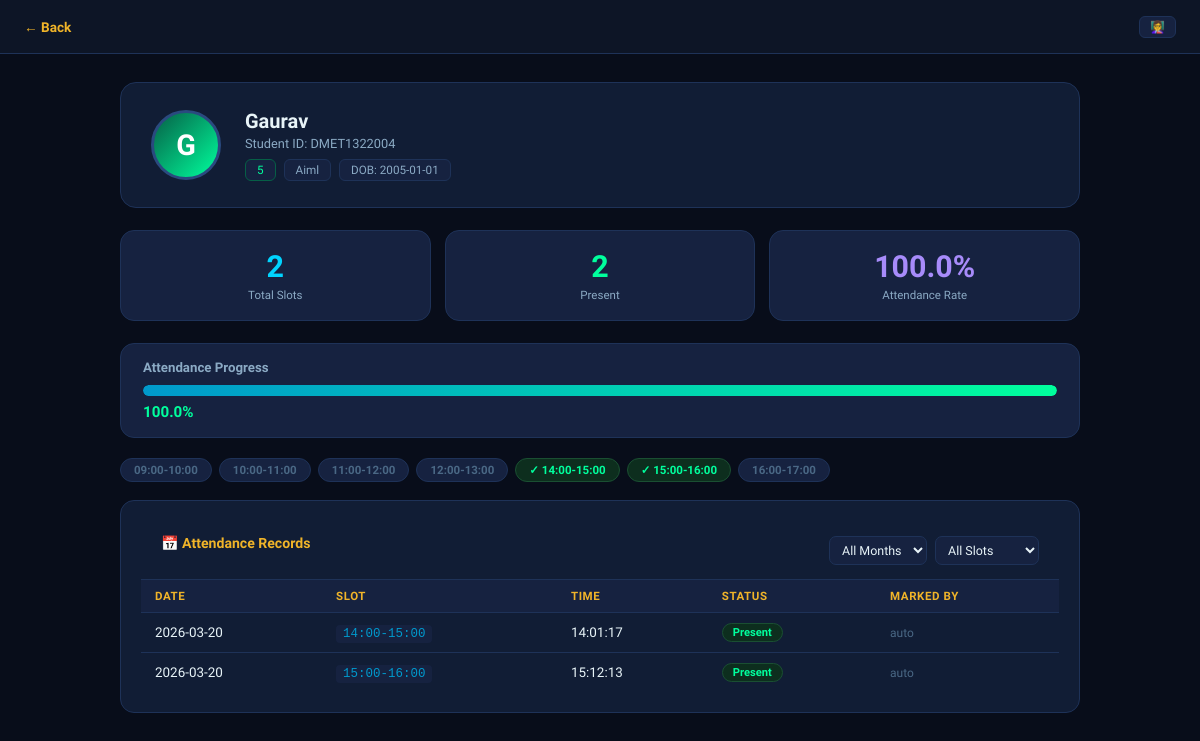
Screenshot of /teacher/student/DMET1322004 (signed in) with the database file from the repository.
### tables this page shows
CREATE TABLE students (
            id          INTEGER PRIMARY KEY AUTOINCREMENT,
            student_id  TEXT    UNIQUE NOT NULL,
            name        TEXT    NOT NULL,
            encoding    BLOB    NOT NULL,
            registered_at TIMESTAMP DEFAULT CURRENT_TIMESTAMP
        , class_branch TEXT NOT NULL DEFAULT '', dob TEXT NOT NULL DEFAULT '', photo_path TEXT DEFAULT '', class_name TEXT DEFAULT '', branch TEXT DEFAULT '');

CREATE TABLE attendance (
            id          INTEGER PRIMARY KEY AUTOINCREMENT,
            student_id  TEXT    NOT NULL,
            name        TEXT    NOT NULL,
            date        TEXT    NOT NULL,
            time        TEXT    NOT NULL,
            marked_at   TIMESTAMP DEFAULT CURRENT_TIMESTAMP, session TEXT NOT NULL DEFAULT 'Morning', status TEXT NOT NULL DEFAULT 'Present', slot TEXT NOT NULL DEFAULT '', marked_by TEXT DEFAULT 'auto',
            FOREIGN KEY (student_id) REFERENCES students(student_id)
        );

### app.py (the view)
@app.route("/teacher/student/<sid>")
@require_role("teacher", "admin")
def teacher_student_profile(sid):
    student = database.get_student_by_id(sid)
    if not student: return "Student not found", 404
    records     = database.get_student_attendance(sid)
    summary     = database.get_student_summary(sid)
    slots       = database.get_slots()
    today       = date.today().strftime("%Y-%m-%d")
    today_slots = {r.get("slot","") for r in records if r["date"] == today}
    months      = sorted({r["date"][:7] for r in records}, reverse=True)
    return render_template("teacher/student_profile.html",
        student      = student, records=records, summary=summary,
        slots        = slots,   today_slots=today_slots, months=months,
        teacher_name = session.get("name",""),
        back_url     = url_for("teacher_dashboard") if session.get("role")=="teacher"
                       else url_for("admin_dashboard"))

### app.py (called while the page is built)
def require_role(*roles):
    from functools import wraps
    def decorator(f):
        @wraps(f)
        def wrapped(*args, **kwargs):
            if "role" not in session or session["role"] not in roles:
                if request.headers.get("X-Requested-With") == "XMLHttpRequest" \
                   or request.is_json \
                   or request.method == "POST":
                    return jsonify({"ok": False, "msg": "Session expired. Please log in again."}), 401
                return redirect(url_for("login"))
            return f(*args, **kwargs)
        return wrapped
    return decorator

### database.py (called while the page is built)
def get_connection():
    os.makedirs("data", exist_ok=True)
    conn = sqlite3.connect(DB_PATH)
    conn.row_factory = sqlite3.Row
    return conn

def get_slots() -> list:
    s = get_all_settings()
    from datetime import datetime, timedelta
    fmt = "%H:%M"
    cur = datetime.strptime(s.get("day_start", "09:00"), fmt)
    end = datetime.strptime(s.get("day_end",   "17:00"), fmt)
    b_s = datetime.strptime(s.get("break_start","13:00"), fmt)
    b_e = datetime.strptime(s.get("break_end",  "14:00"), fmt)
    delta = timedelta(minutes=int(s.get("slot_duration", "60")))
    slots = []
    while cur < end:
        nxt = min(cur + delta, end)
        if cur >= b_e or nxt <= b_s:
            slots.append({"label": f"{cur.strftime(fmt)}-{nxt.strftime(fmt)}",
                          "start": cur.strftime(fmt), "end": nxt.strftime(fmt)})
        cur = nxt
    return slots

def get_all_settings() -> dict:
    conn = get_connection(); c = conn.cursor()
    c.execute("SELECT key,value FROM settings")
    rows = c.fetchall(); conn.close()
    return {r["key"]: r["value"] for r in rows}

def get_student_by_id(student_id) -> dict | None:
    conn = get_connection(); c = conn.cursor()
    c.execute("SELECT student_id,name,class_name,branch,dob,registered_at FROM students WHERE student_id=?",
              (str(student_id),))
    row = c.fetchone(); conn.close()
    return dict(row) if row else None

def get_student_attendance(student_id) -> list:
    conn = get_connection(); c = conn.cursor()
    c.execute("SELECT date,time,slot,status,marked_by FROM attendance WHERE student_id=? ORDER BY date DESC,slot",
              (str(student_id),))
    rows = c.fetchall(); conn.close(); return [dict(r) for r in rows]

### templates/teacher/student_profile.html (shortened to what this page needs)
<!DOCTYPE html>
<html lang="en">
<head>
<link rel="stylesheet" href="/static/css/shared.css">
</head>
<body>
<div class="topbar2">
  <a href="{{ back_url }}" class="back">← Back</a>
  <span style="background:var(--glass2);border:1px solid var(--border);border-radius:6px;
    padding:3px 10px;font-size:.75rem;color:var(--warning)">👩‍🏫 {{ teacher_name }}</span>
</div>
<div class="container">
  <div class="profile-card">
    <div class="avatar">{{ student.name[0]|upper }}</div>
    <div class="pi">
      <h2>{{ student.name }}</h2>
      <p>Student ID: {{ student.student_id }}</p>
      <div class="tags">
        {% if student.class_name %}<span class="tag a">{{ student.class_name }}</span>{% endif %}
        {% if student.branch %}<span class="tag">{{ student.branch }}</span>{% endif %}
        <span class="tag">DOB: {{ student.dob or '—' }}</span>
      </div>
    </div>
  </div>
  <div class="stats cols3">
    <div class="sc c-cyan"><div class="num">{{ summary.total }}</div><div class="lbl">Total Slots</div></div>
    <div class="sc c-green"><div class="num">{{ summary.present }}</div><div class="lbl">Present</div></div>
    <div class="sc c-purple"><div class="num">{{ summary.percentage }}%</div><div class="lbl">Attendance Rate</div></div>
  </div>
  <div class="pbar-wrap">
    <h3>Attendance Progress</h3>
    <div class="pbar-track"><div class="pbar-fill" id="pb" style="width:0%"></div></div>
    <div class="pbar-lbl">{{ summary.percentage }}%</div>
  </div>
  {% if slots %}
  <div class="chips">
    {% for s in slots %}
    <div class="chip {{ 'hit' if s.label in today_slots else '' }}">
      {{ '✓ ' if s.label in today_slots else '' }}{{ s.label }}
    </div>
    {% endfor %}
  </div>
  {% endif %}
  <div class="card">
    <div class="ch">
      <h3>📅 Attendance Records</h3>
      <div style="display:flex;gap:8px">
        <select id="f-month" onchange="filterRows()" style="padding:5px 8px;background:var(--glass2);
          border:1px solid var(--border);border-radius:7px;color:var(--text);font-family:'Sora',sans-serif;font-size:.78rem;outline:none">
          <option value="">All Months</option>
        </select>
        <select id="f-slot" onchange="filterRows()" style="padding:5px 8px;background:var(--glass2);
          border:1px solid var(--border);border-radius:7px;color:var(--text);font-family:'Sora',sans-serif;font-size:.78rem;outline:none">
          <option value="">All Slots</option>
        </select>
      </div>
    </div>
    <div class="tbl-wrap"><table>
      <thead><tr><th style="color:var(--warning)">DATE</th><th style="color:var(--warning)">SLOT</th><th style="color:var(--warning)">TIME</th><th style="color:var(--warning)">STATUS</th><th style="color:var(--warning)">MARKED BY</th></tr></thead>
      <tbody id="rec-body">
        {% for rec in records %}
        <tr data-month="{{ rec.date[:7] }}" data-slot="{{ rec.slot or '' }}">
          <td>{{ rec.date }}</td>
          <td><span class="slot-code">{{ rec.slot or '—' }}</span></td>
          <td>{{ rec.time }}</td>
          <td><span class="bp">Present</span></td>
          <td style="color:var(--text3);font-size:.75rem">{{ rec.marked_by or 'auto' }}</td>
        </tr>
        {% else %}
        <tr><td colspan="5" style="text-align:center;color:var(--text3);padding:40px">No records yet.</td></tr>
        {% endfor %}
      </tbody>
    </table></div>
  </div>
</div>
</body>
</html>

### static/css/shared.css (style rules this page uses)
*,*::before,*::after { box-sizing:border-box;margin:0;padding:0 }
:root { --bg:#080d1a;--surface:#0d1526;--glass:#111d35;--glass2:#162240; --border:#1e3258;--border2:#2a4a7f; --accent:#00d4ff;--accent2:#0099cc; --danger:#ff4d6d;--success:#00ff9d;--warning:#f0b429;--purple:#7c3aed; --text:#e8f4f8;--text2:#8baac4;--text3:#4a6885; }
body { font-family:'Sora',sans-serif;background:var(--bg);color:var(--text);display:flex;min-height:100vh; }
.stats { display:grid;gap:14px;margin-bottom:22px; }
.stats.cols3 { grid-template-columns:repeat(3,1fr); }
.sc { background:var(--glass2);border:1px solid var(--border);border-radius:14px;padding:18px 20px;text-align:center; }
.sc .num { font-size:1.9rem;font-weight:700; }
.sc .lbl { font-size:.72rem;color:var(--text2);margin-top:4px; }
.c-cyan .num { color:var(--accent); }
.c-green .num { color:var(--success); }
.c-purple .num { color:#a78bfa; }
.card { background:var(--glass);border:1px solid var(--border);border-radius:14px;padding:20px;margin-bottom:18px; }
.card h3 { font-size:.9rem;font-weight:600;margin-bottom:14px; }
.tbl-wrap { overflow-x:auto; }
table { width:100%;border-collapse:collapse; }
thead th { padding:9px 14px;text-align:left;font-size:.72rem;font-weight:600;letter-spacing:.05em; background:var(--glass2);border-bottom:1px solid var(--border); }
tbody tr { border-bottom:1px solid var(--border);transition:background .15s; }
tbody tr:last-child { border-bottom:none; }
tbody td { padding:10px 14px;font-size:.84rem; }
.bp { display:inline-block;padding:2px 10px;border-radius:99px;font-size:.7rem;font-weight:600; background:#0d2e1e;color:var(--success);border:1px solid #1a4f32; }
.slot-code { font-family:monospace;font-size:.78rem;background:var(--glass2); border-radius:4px;padding:2px 7px;color:var(--accent2); }
.pbar-wrap { background:var(--glass2);border:1px solid var(--border);border-radius:14px;padding:16px 22px;margin-bottom:20px; }
.pbar-wrap h3 { font-size:.83rem;color:var(--text2);margin-bottom:10px; }
.pbar-track { background:var(--glass);border-radius:99px;height:11px;overflow:hidden; }
.pbar-fill { height:100%;border-radius:99px;background:linear-gradient(90deg,var(--accent2),var(--success)); transition:width 1s cubic-bezier(.4,0,.2,1); }
.pbar-lbl { font-size:.95rem;font-weight:700;color:var(--success);margin-top:7px; }
.chips { display:flex;gap:7px;flex-wrap:wrap;margin-bottom:18px; }
.chip { padding:4px 13px;border-radius:99px;font-size:.72rem;font-weight:600;white-space:nowrap; border:1px solid var(--border);background:var(--glass2);color:var(--text3); }
.chip.hit { background:#0d2e1e;color:var(--success);border-color:#1a4f32; }

### templates/teacher/student_profile.html (style rules this page uses)
body { display:block; }
.topbar2 { background:var(--surface);border-bottom:1px solid var(--border); padding:0 24px;height:54px;display:flex;align-items:center; justify-content:space-between;position:sticky;top:0;z-index:50; }
.back { color:var(--warning);text-decoration:none;font-size:.85rem;font-weight:600; }
.container { max-width:1000px;margin:0 auto;padding:28px 20px; }
.profile-card { background:var(--glass);border:1px solid var(--border);border-radius:16px; padding:26px 30px;display:flex;align-items:center;gap:24px;margin-bottom:22px; }
.avatar { width:70px;height:70px;border-radius:50%; background:linear-gradient(135deg,#065f46,var(--success)); display:flex;align-items:center;justify-content:center; font-size:1.8rem;font-weight:700;color:#fff;flex-shrink:0;border:3px solid var(--border2); }
.pi h2 { font-size:1.25rem;font-weight:700; }
.pi p { font-size:.8rem;color:var(--text2);margin-top:3px; }
.tags { display:flex;gap:8px;margin-top:8px;flex-wrap:wrap; }
.tag { background:var(--glass2);border:1px solid var(--border);border-radius:6px; padding:3px 11px;font-size:.73rem;color:var(--text2); }
.tag.a { color:var(--success);border-color:#065f46; }
.card { background:var(--glass);border:1px solid var(--border);border-radius:14px;overflow:hidden;margin-bottom:18px; }
.ch { padding:14px 20px;border-bottom:1px solid var(--border); display:flex;align-items:center;justify-content:space-between;flex-wrap:wrap;gap:8px; }
.ch h3 { font-size:.88rem;font-weight:600;color:var(--warning); }

### rows the page displays
students: name "G", name "Gaurav", student_id "DMET1322004", class_name "5", branch "Aiml", dob "2005-01-01"
attendance: date "2026-03-20", slot "14:00-15:00", time "14:01:17", marked_by "auto"
attendance: date "2026-03-20", slot "15:00-16:00", time "15:12:13", marked_by "auto"

### other values shown
{{ summary.total }} "2"
{{ summary.present }} "2"
{{ summary.percentage }} "100.0"
{{ s.label }} "09:00-10:00" "10:00-11:00" "11:00-12:00" "12:00-13:00" "14:00-15:00" "15:00-16:00" "16:00-17:00"
{{ '✓ ' if s.label in today_slots else '' }} "✓" "✓"
